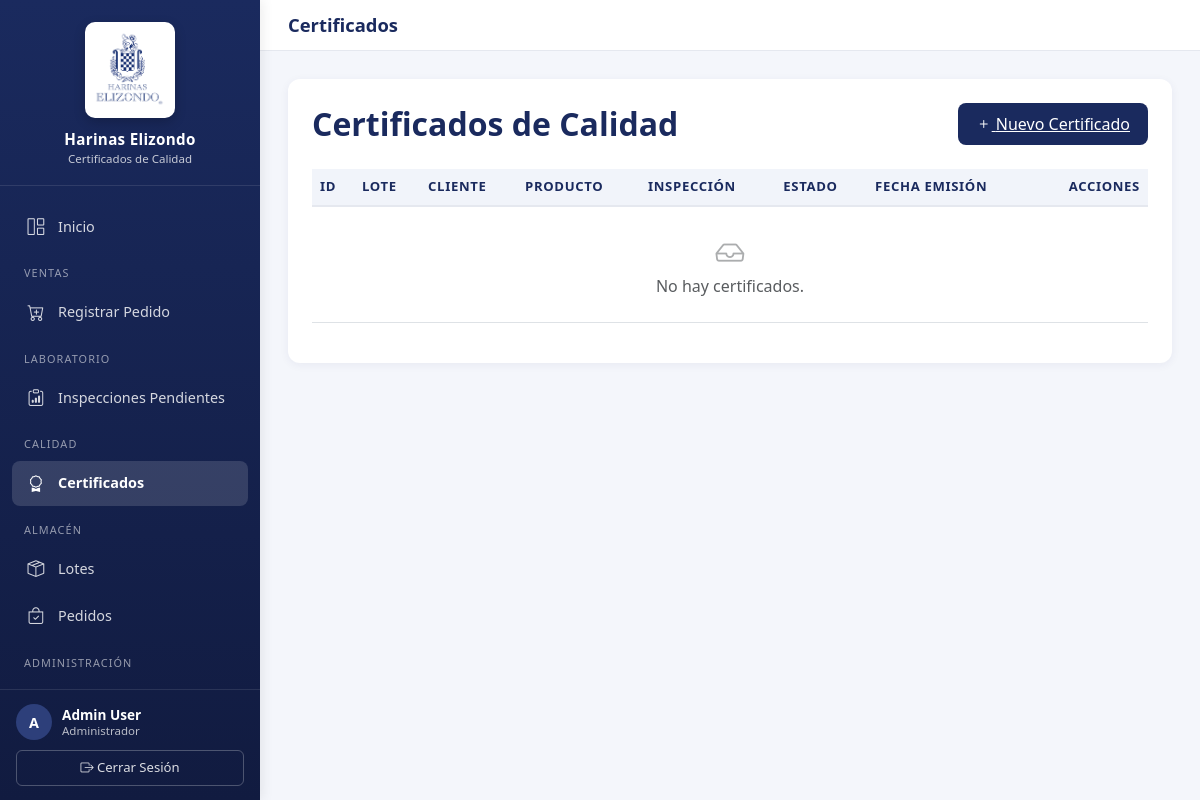
/calidad/certificados/ (signed in), run on an earlier commit of the app's database.
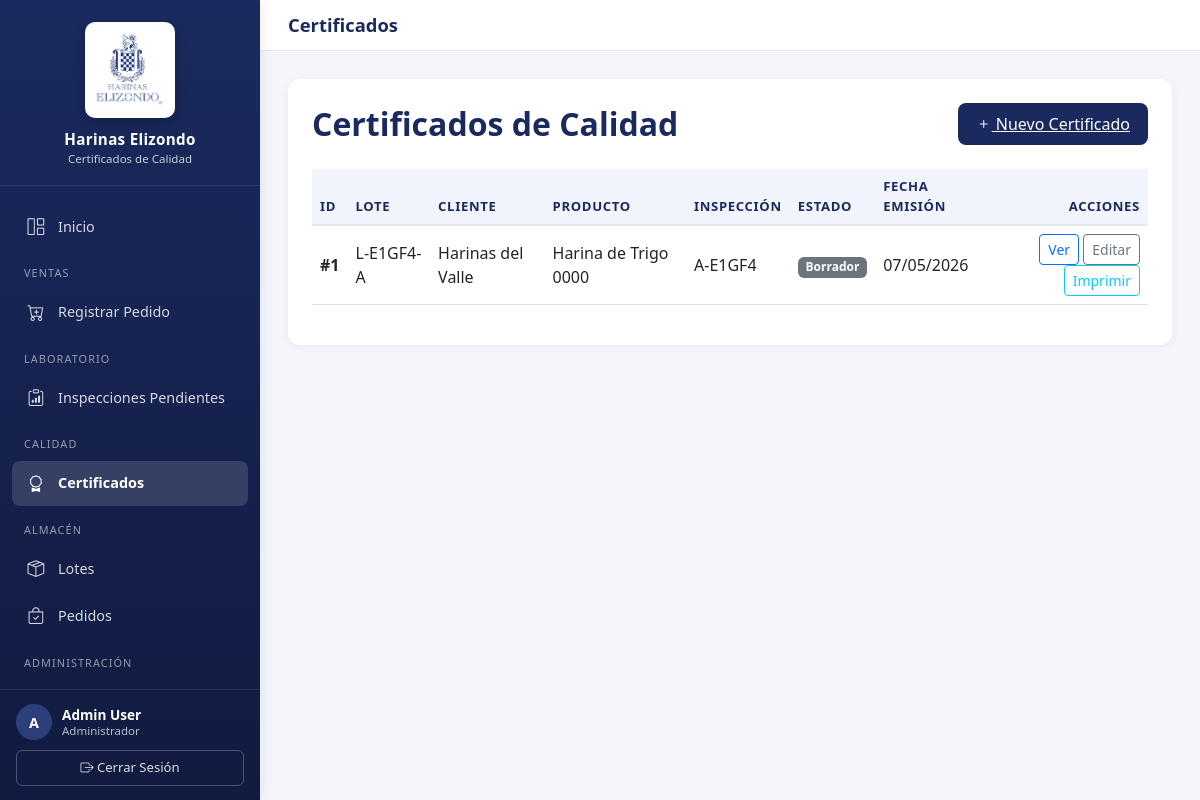
And on a later commit of the database.
### certificados/models.py (models this page shows, shortened)
class Certificado(models.Model):
    ESTADOS = (
        ("borrador", "Borrador"),
        ("aprobado", "Aprobado por Calidad"),
        ("despachado", "Despachado al Cliente"),
        ("rechazado", "Rechazado"),
        ("superado", "Superado por re-análisis"),
    )
    inspeccion = models.ForeignKey(Inspeccion, on_delete=models.CASCADE)
    pedido = models.ForeignKey(Pedido, on_delete=models.CASCADE)
    folio = models.CharField(max_length=50, blank=True)
    fecha_emision = models.DateTimeField(auto_now_add=True)
    pdf_url = models.CharField(max_length=255, blank=True, null=True)
    enviado = models.BooleanField(default=False)
    estado = models.CharField(max_length=20, choices=ESTADOS, default="borrador")
    aprobado_por = models.ForeignKey(
        Usuario,
        null=True,
        blank=True,
        on_delete=models.SET_NULL,
        related_name="certificados_aprobados",
    )
    fecha_aprobacion = models.DateTimeField(null=True, blank=True)
    fecha_caducidad = models.DateField(null=True, blank=True)
    numero_factura = models.CharField(max_length=50, blank=True, null=True)
    cantidad_total_entrega = models.DecimalField(
        max_digits=10, decimal_places=2, null=True, blank=True
    )
    fecha_envio = models.DateTimeField(null=True, blank=True)
    leido_cliente = models.BooleanField(default=False)
    fecha_lectura = models.DateTimeField(null=True, blank=True)

class Inspeccion(models.Model):
    lote = models.ForeignKey(Lote, on_delete=models.CASCADE)
    equipo = models.ForeignKey(Equipo, on_delete=models.CASCADE)
    clave = models.CharField(max_length=50, blank=True)
    fecha_inspeccion = models.DateTimeField(default=timezone.now)
    cumple_param = models.BooleanField(default=False)
    inspeccion_origen = models.ForeignKey(
        "self",
        null=True,
        blank=True,
        on_delete=models.SET_NULL,
        related_name="reanalisis",
        help_text="Inspección anterior cuando ésta es un re-análisis (caso 2.2.9).",
    )

class Lote(models.Model):
    pedido = models.ForeignKey(
        Pedido,
        on_delete=models.CASCADE,
        blank=True,
        null=True,
        related_name="lotes"
    )
    codigo_lote = models.CharField(max_length=50, default="L-TEMP")
    secuencia = models.CharField(max_length=1, default="A")
    producto = models.ForeignKey(
        Producto,
        on_delete=models.CASCADE,
        blank=True,
        null=True
    )
    cantidad = models.DecimalField(
        max_digits=10,
        decimal_places=2,
        blank=True,
        null=True
    )
    fecha_produccion = models.DateField(
        auto_now_add=True,
        blank=True,
        null=True
    )
    fecha_caducidad = models.DateField(
        blank=True,
        null=True
    )
    activo = models.BooleanField(default=True)

class Pedido(models.Model):
    ESTADOS = (
        ("pendiente", "Pendiente"),
        ("aceptado", "Aceptado"),
        ("rechazado", "Rechazado"),
        ("despachado", "Despachado"),
    )
    cliente = models.ForeignKey(Cliente, on_delete=models.CASCADE)
    producto = models.ForeignKey(
        Producto,
        on_delete=models.CASCADE,
        blank=True,
        null=True
    )
    cantidad = models.DecimalField(max_digits=10, decimal_places=2)
    fecha_pedido = models.DateTimeField(default=timezone.now)
    estado = models.CharField(max_length=20, choices=ESTADOS, default="pendiente")
    class Meta:
        indexes = [
            models.Index(fields=["cliente", "fecha_pedido"]),
        ]

class Cliente(models.Model):
    nombre = models.CharField(max_length=255)
    rfc = models.CharField(max_length=13, unique=True)
    direccion_fiscal_calle = models.CharField(max_length=150, blank=True, null=True)
    direccion_fiscal_numero = models.CharField(max_length=50, blank=True, null=True)
    direccion_fiscal_interior = models.CharField(max_length=50, blank=True, null=True)
    direccion_fiscal_colonia = models.CharField(max_length=100, blank=True, null=True)
    direccion_fiscal_codigo_postal = models.CharField(max_length=5, blank=True, null=True)
    direccion_fiscal_ciudad = models.CharField(max_length=100, blank=True, null=True)
    direccion_fiscal_estado = models.CharField(max_length=100, blank=True, null=True)
    direccion_entrega_calle = models.CharField(max_length=150, blank=True, null=True)
    direccion_entrega_numero = models.CharField(max_length=50, blank=True, null=True)
    direccion_entrega_interior = models.CharField(max_length=50, blank=True, null=True)
    direccion_entrega_colonia = models.CharField(max_length=100, blank=True, null=True)
    direccion_entrega_codigo_postal = models.CharField(max_length=5, blank=True, null=True)
    direccion_entrega_ciudad = models.CharField(max_length=100, blank=True, null=True)
    direccion_entrega_estado = models.CharField(max_length=100, blank=True, null=True)
    direccion_entrega_misma = models.BooleanField(default=True, help_text="Usar la misma dirección fiscal para entrega")
    contacto = models.CharField(max_length=100)
    correo_contacto = models.EmailField()
    requiere_certificado = models.BooleanField(default=True)
    clave_doc_especificaciones = models.CharField(
        max_length=80,
        blank=True,
        null=True,
        help_text="Clave del documento de especificaciones del cliente.",
    )
    activo = models.BooleanField(default=True)
    causa_baja = models.CharField(max_length=255, blank=True, null=True)
    fecha_baja = models.DateTimeField(blank=True, null=True)
    fecha_alta = models.DateTimeField(auto_now_add=True)

class Producto(models.Model):
    codigo = models.CharField(max_length=30, unique=True)
    nombre = models.CharField(max_length=150)
    descripcion = models.TextField(blank=True)
    activo = models.BooleanField(default=True)
    fecha_alta = models.DateTimeField(auto_now_add=True)

### certificados/views.py (the view)
# urls.py: path('calidad/certificados/', views.CertificadosListView.as_view(), name='certificados_list'),
class CertificadosListView(LoginRequiredMixin, RoleRequiredMixin, ListView):
    model = Certificado
    template_name = "certificados/certificados_list.html"
    context_object_name = "certificados"
    allowed_roles = ["admin", "calidad", "consulta"]
    def get_queryset(self):
        return (
            super()
            .get_queryset()
            .select_related("inspeccion__lote", "pedido__cliente", "aprobado_por")
            .order_by("-fecha_emision")
        )

### certificados/views.py (called while the page is built)
    def test_func(self):
        return self.request.user.is_authenticated and (
            self.request.user.rol in self.allowed_roles
            or self.request.user.rol == "admin"
        )

### certificados/templates/certificados/certificados_list.html (shortened to what this page needs)
{% extends "base.html" %}
{% block page_title %}Certificados{% endblock %}
{% block content %}
<div class="card">
    <div class="card-body p-4">
        <div class="d-flex justify-content-between align-items-center mb-4">
            <h2 class="card-title mb-0">Certificados de Calidad</h2>
            {% if user.rol == 'admin' or user.rol == 'aseguramineto calidad' %}
            <a href="{% url 'crear_certificado' %}" class="btn-brand">
                <i class="bi bi-plus"></i> Nuevo Certificado
            </a>
            {% endif %}
        </div>
        <div class="table-responsive">
            <table class="table align-middle">
                <thead>
                    <tr>
                        <th>ID</th>
                        <th>Lote</th>
                        <th>Cliente</th>
                        <th>Producto</th>
                        <th>Inspección</th>
                        <th>Estado</th>
                        <th>Fecha Emisión</th>
                        <th class="text-end">Acciones</th>
                    </tr>
                </thead>
                <tbody>
                    {% for cert in certificados %}
                    <tr>
                        <td><strong>#{{ cert.id }}</strong></td>
                        <td>{{ cert.inspeccion.lote.codigo_lote }}-{{ cert.inspeccion.lote.secuencia }}</td>
                        <td>{{ cert.pedido.cliente.nombre }}</td>
                        <td>{{ cert.pedido.producto.nombre }}</td>
                        <td>{{ cert.inspeccion.clave }}</td>
                        <td>
                            {% if cert.estado == 'aprobado' %}
                            <span class="badge bg-success">{{ cert.get_estado_display }}</span>
                            {% elif cert.estado == 'borrador' %}
                            <span class="badge bg-secondary">{{ cert.get_estado_display }}</span>
                            {% elif cert.estado == 'despachado' %}
                            <span class="badge bg-primary">{{ cert.get_estado_display }}</span>
                            {% elif cert.estado == 'rechazado' %}
                            <span class="badge bg-danger">{{ cert.get_estado_display }}</span>
                            {% else %}
                            <span class="badge bg-info text-dark">{{ cert.get_estado_display }}</span>
                            {% endif %}
                        </td>
                        <td>{{ cert.fecha_emision|date:"d/m/Y" }}</td>
                        <td class="text-end">
                            <a href="{% url 'ver_certificado' cert.pk %}" class="btn btn-sm btn-outline-primary">
                                Ver
                            </a>
                            <a href="{% url 'editar_certificado' cert.pk %}" class="btn btn-sm btn-outline-secondary">
                                Editar
                            </a>
                            <a href="{% url 'imprimir_certificado' cert.pk %}" class="btn btn-sm btn-outline-info">
                                Imprimir
                            </a>
                        </td>
                    </tr>
                    {% empty %}
                    <tr>
                        <td colspan="8" class="text-center text-muted py-4">
                            <i class="bi bi-inbox" style="font-size: 1.8rem; opacity: 0.5;"></i><br>
                            No hay certificados.
                        </td>
                    </tr>
                    {% endfor %}
                </tbody>
            </table>
        </div>
    </div>
</div>
{% endblock %}

What changed in the data, as far as the page shows it:
added Certificado: id "1", inspeccion.lote.codigo_lote "L-E1GF4", inspeccion.lote.secuencia "A", pedido.cliente.nombre "Harinas del Valle", pedido.producto.nombre "Harina de Trigo 0000", inspeccion.clave "A-E1GF4", estado "Borrador", fecha_emision "07/05/2026"
Also different on the page:
text no longer shown: "No hay certificados."
